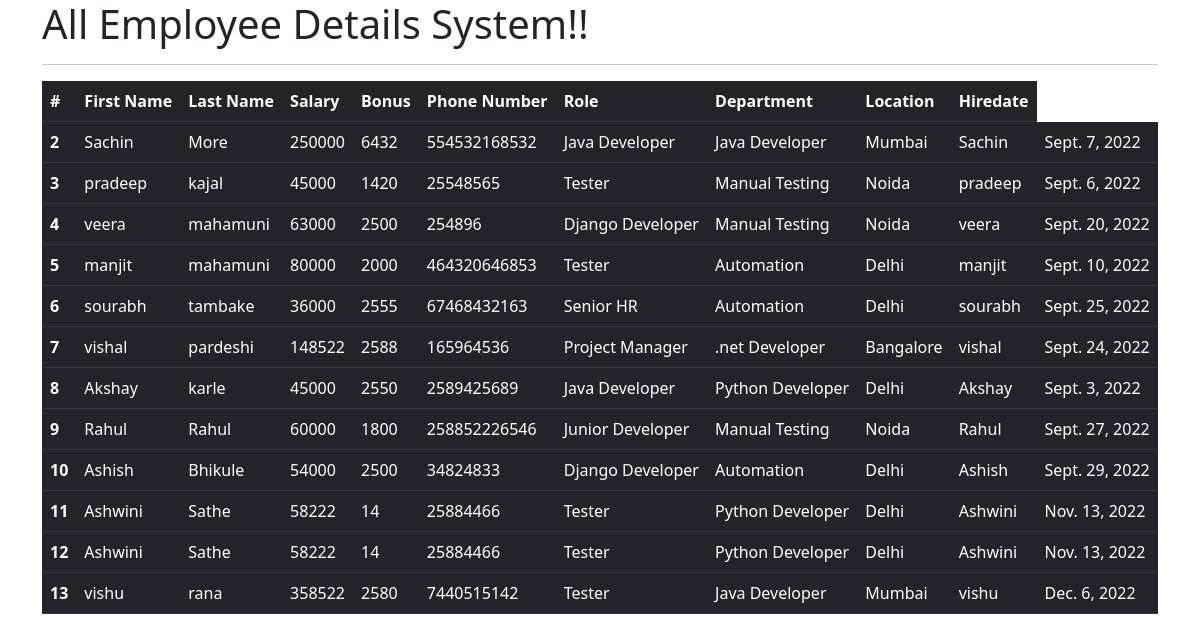
The app's page /all_emp with its own data.
### home/models.py (models this page shows, shortened)
class Employee(models.Model):
    first_name = models.CharField(max_length=100, null=False)
    last_name = models.CharField(max_length=100)
    dept = models.ForeignKey(Department, on_delete=models.CASCADE)
    salary = models.IntegerField(default=0)
    bonus = models.IntegerField(default=0)
    role = models.ForeignKey(Role, on_delete=models.CASCADE)
    phone = models.IntegerField(default=0)
    hire_date = models.DateField()
    def __str__(self):
        return "%s %s %s" %(self.first_name, self.last_name, self.phone)

class Role(models.Model):
    name = models.CharField(max_length=100, null=False)

class Department(models.Model):
    name = models.CharField(max_length=100, null=False)
    location = models.CharField(max_length=100)

### home/views.py (the view)
# urls.py: path('all_emp', views.all_emp, name='all_emp'),
def all_emp(request):
    emps = Employee.objects.all()
    context = {
        'emps': emps
    }
    print(context)
    return render(request, 'view_all_emp.html', context)

### templates/view_all_emp.html (shortened to what this page needs)
<!DOCTYPE html>
</html><!doctype html>
<html lang="en">
  <head>
    <link href="https://cdn.jsdelivr.net/npm/bootstrap@5.2.1/dist/css/bootstrap.min.css" rel="stylesheet">
  </head>
  <body>
    <div class="container">
        <h1>All Employee Details System!!</h1>
        <hr>
        <table class="table table-dark">
            <thead>
              <tr>
                <th scope="col">#</th>
                <th scope="col">First Name</th>
                <th scope="col">Last Name</th>
                <th scope="col">Salary</th>
                <th scope="col">Bonus</th>
                <th scope="col">Phone Number</th>
                <th scope="col">Role</th>
                <th scope="col">Department</th>
                <th scope="col">Location</th>
                <th scope="col">Hiredate</th>
              </tr>
            </thead>
                    {% for emp in emps %}
            <tbody>
              <tr>
                <th scope="row">{{emp.id}}</th>
                <td>{{emp.first_name}}</td>
                <td>{{emp.last_name}}</td>
                <td>{{emp.salary}}</td>
                <td>{{emp.bonus}}</td>
                <td>{{emp.phone}}</td>
                <td>{{emp.role.name}}</td>
                <td>{{emp.dept.name}}</td>
                <td>{{emp.dept.location}}</td>
                <td>{{emp.first_name}}</td>
                <td>{{emp.hire_date}}</td>
              </tr>
            </tbody>
                    {% endfor %}
          </table>
      </div>
  </body>
</html>

### records on screen
Employee: id "2", first_name "Sachin", last_name "More", salary "250000", bonus "6432", phone "554532168532", role.name "Java Developer", dept.name "Java Developer", dept.location "Mumbai", hire_date "Sept. 7, 2022"
Employee: id "3", first_name "pradeep", last_name "kajal", salary "45000", bonus "1420", phone "25548565", role.name "Tester", dept.name "Manual Testing", dept.location "Noida", hire_date "Sept. 6, 2022"
Employee: id "4", first_name "veera", last_name "mahamuni", salary "63000", bonus "2500", phone "254896", role.name "Django Developer", dept.name "Manual Testing", dept.location "Noida", hire_date "Sept. 20, 2022"
Employee: id "5", first_name "manjit", last_name "mahamuni", salary "80000", bonus "2000", phone "464320646853", role.name "Tester", dept.name "Automation", dept.location "Delhi", hire_date "Sept. 10, 2022"
Employee: id "6", first_name "sourabh", last_name "tambake", salary "36000", bonus "2555", phone "67468432163", role.name "Senior HR", dept.name "Automation", dept.location "Delhi", hire_date "Sept. 25, 2022"
Employee: id "7", first_name "vishal", last_name "pardeshi", salary "148522", bonus "2588", phone "165964536", role.name "Project Manager", dept.name ".net Developer", dept.location "Bangalore", hire_date "Sept. 24, 2022"
Employee: id "8", first_name "Akshay", last_name "karle", salary "45000", bonus "2550", phone "2589425689", role.name "Java Developer", dept.name "Python Developer", dept.location "Delhi", hire_date "Sept. 3, 2022"
Employee: id "9", first_name "Rahul", last_name "Rahul", salary "60000", bonus "1800", phone "258852226546", role.name "Junior Developer", dept.name "Manual Testing", dept.location "Noida", hire_date "Sept. 27, 2022"
Employee: id "10", first_name "Ashish", last_name "Bhikule", salary "54000", bonus "2500", phone "34824833", role.name "Django Developer", dept.name "Automation", dept.location "Delhi", hire_date "Sept. 29, 2022"
Employee: id "11", first_name "Ashwini", last_name "Sathe", salary "58222", bonus "14", phone "25884466", role.name "Tester", dept.name "Python Developer", dept.location "Delhi", hire_date "Nov. 13, 2022"
Employee: id "12", first_name "Ashwini", last_name "Sathe", salary "58222", bonus "14", phone "25884466", role.name "Tester", dept.name "Python Developer", dept.location "Delhi", hire_date "Nov. 13, 2022"
Employee: id "13", first_name "vishu", last_name "rana", salary "358522", bonus "2580", phone "7440515142", role.name "Tester", dept.name "Java Developer", dept.location "Mumbai", hire_date "Dec. 6, 2022"
